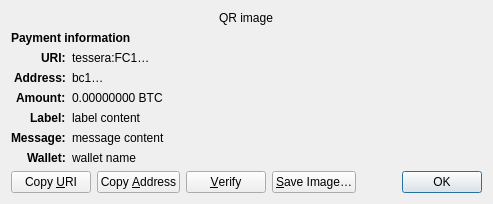
<?xml version="1.0" encoding="UTF-8"?>
<ui version="4.0">
 <class>ReceiveRequestDialog</class>
 <widget class="QDialog" name="ReceiveRequestDialog">
  <property name="geometry">
   <rect>
    <x>0</x>
    <y>0</y>
    <width>413</width>
    <height>229</height>
   </rect>
  </property>
  <property name="windowTitle">
   <string>Request payment to …</string>
  </property>
  <layout class="QGridLayout" name="gridLayout" columnstretch="0,1">
   <property name="sizeConstraint">
    <enum>QLayout::SetFixedSize</enum>
   </property>
   <item row="0" column="0" colspan="2" alignment="Qt::AlignHCenter">
    <widget class="QRImageWidget" name="qr_code">
     <property name="text">
      <string notr="true">QR image</string>
     </property>
     <property name="textInteractionFlags">
      <set>Qt::NoTextInteraction</set>
     </property>
    </widget>
   </item>
   <item row="1" column="0" colspan="2">
    <widget class="QLabel" name="payment_header">
     <property name="font">
      <font>
       <weight>75</weight>
       <bold>true</bold>
      </font>
     </property>
     <property name="text">
      <string>Payment information</string>
     </property>
     <property name="textInteractionFlags">
      <set>Qt::NoTextInteraction</set>
     </property>
    </widget>
   </item>
   <item row="2" column="0" alignment="Qt::AlignRight|Qt::AlignTop">
    <widget class="QLabel" name="uri_tag">
     <property name="font">
      <font>
       <weight>75</weight>
       <bold>true</bold>
      </font>
     </property>
     <property name="text">
      <string notr="true">URI:</string>
     </property>
     <property name="textFormat">
      <enum>Qt::PlainText</enum>
     </property>
     <property name="textInteractionFlags">
      <set>Qt::NoTextInteraction</set>
     </property>
    </widget>
   </item>
   <item row="2" column="1" alignment="Qt::AlignTop">
    <widget class="QLabel" name="uri_content">
     <property name="text">
      <string notr="true">tessera:FC1…</string>
     </property>
     <property name="textFormat">
      <enum>Qt::RichText</enum>
     </property>
     <property name="wordWrap">
      <bool>true</bool>
     </property>
     <property name="textInteractionFlags">
      <set>Qt::TextSelectableByMouse</set>
     </property>
    </widget>
   </item>
   <item row="3" column="0" alignment="Qt::AlignRight|Qt::AlignTop">
    <widget class="QLabel" name="address_tag">
     <property name="font">
      <font>
       <weight>75</weight>
       <bold>true</bold>
      </font>
     </property>
     <property name="text">
      <string>Address:</string>
     </property>
     <property name="textInteractionFlags">
      <set>Qt::NoTextInteraction</set>
     </property>
    </widget>
   </item>
   <item row="3" column="1" alignment="Qt::AlignTop">
    <widget class="QLabel" name="address_content">
     <property name="text">
      <string notr="true">bc1…</string>
     </property>
     <property name="textFormat">
      <enum>Qt::PlainText</enum>
     </property>
     <property name="textInteractionFlags">
      <set>Qt::TextSelectableByMouse</set>
     </property>
    </widget>
   </item>
   <item row="4" column="0" alignment="Qt::AlignRight|Qt::AlignTop">
    <widget class="QLabel" name="amount_tag">
     <property name="font">
      <font>
       <weight>75</weight>
       <bold>true</bold>
      </font>
     </property>
     <property name="text">
      <string>Amount:</string>
     </property>
     <property name="textInteractionFlags">
      <set>Qt::NoTextInteraction</set>
     </property>
    </widget>
   </item>
   <item row="4" column="1" alignment="Qt::AlignTop">
    <widget class="QLabel" name="amount_content">
     <property name="text">
      <string notr="true">0.00000000 BTC</string>
     </property>
     <property name="textFormat">
      <enum>Qt::PlainText</enum>
     </property>
     <property name="textInteractionFlags">
      <set>Qt::TextSelectableByMouse</set>
     </property>
    </widget>
   </item>
   <item row="5" column="0" alignment="Qt::AlignRight|Qt::AlignTop">
    <widget class="QLabel" name="label_tag">
     <property name="font">
      <font>
       <weight>75</weight>
       <bold>true</bold>
      </font>
     </property>
     <property name="text">
      <string>Label:</string>
     </property>
     <property name="textInteractionFlags">
      <set>Qt::NoTextInteraction</set>
     </property>
    </widget>
   </item>
   <item row="5" column="1" alignment="Qt::AlignTop">
    <widget class="QLabel" name="label_content">
     <property name="text">
      <string notr="true">label content</string>
     </property>
     <property name="textFormat">
      <enum>Qt::PlainText</enum>
     </property>
     <property name="wordWrap">
      <bool>true</bool>
     </property>
     <property name="textInteractionFlags">
      <set>Qt::TextSelectableByMouse</set>
     </property>
    </widget>
   </item>
   <item row="6" column="0" alignment="Qt::AlignRight|Qt::AlignTop">
    <widget class="QLabel" name="message_tag">
     <property name="font">
      <font>
       <weight>75</weight>
       <bold>true</bold>
      </font>
     </property>
     <property name="text">
      <string>Message:</string>
     </property>
     <property name="textInteractionFlags">
      <set>Qt::NoTextInteraction</set>
     </property>
    </widget>
   </item>
   <item row="6" column="1" alignment="Qt::AlignTop">
    <widget class="QLabel" name="message_content">
     <property name="text">
      <string notr="true">message content</string>
     </property>
     <property name="textFormat">
      <enum>Qt::PlainText</enum>
     </property>
     <property name="wordWrap">
      <bool>true</bool>
     </property>
     <property name="textInteractionFlags">
      <set>Qt::TextSelectableByMouse</set>
     </property>
    </widget>
   </item>
   <item row="7" column="0" alignment="Qt::AlignRight|Qt::AlignTop">
    <widget class="QLabel" name="wallet_tag">
     <property name="font">
      <font>
       <weight>75</weight>
       <bold>true</bold>
      </font>
     </property>
     <property name="text">
      <string>Wallet:</string>
     </property>
     <property name="textInteractionFlags">
      <set>Qt::NoTextInteraction</set>
     </property>
    </widget>
   </item>
   <item row="7" column="1" alignment="Qt::AlignTop">
    <widget class="QLabel" name="wallet_content">
     <property name="text">
      <string notr="true">wallet name</string>
     </property>
     <property name="textFormat">
      <enum>Qt::PlainText</enum>
     </property>
     <property name="wordWrap">
      <bool>true</bool>
     </property>
     <property name="textInteractionFlags">
      <set>Qt::TextSelectableByMouse</set>
     </property>
    </widget>
   </item>
   <item row="8" column="0" colspan="2">
    <layout class="QHBoxLayout" name="horizontalLayout">
     <item>
      <widget class="QPushButton" name="btnCopyURI">
       <property name="text">
        <string>Copy &amp;URI</string>
       </property>
       <property name="autoDefault">
        <bool>false</bool>
       </property>
      </widget>
     </item>
     <item>
      <widget class="QPushButton" name="btnCopyAddress">
       <property name="text">
        <string>Copy &amp;Address</string>
       </property>
       <property name="autoDefault">
        <bool>false</bool>
       </property>
      </widget>
     </item>
     <item>
      <widget class="QPushButton" name="btnVerify">
       <property name="text">
        <string>&amp;Verify</string>
       </property>
       <property name="toolTip">
        <string>Verify this address on e.g. a hardware wallet screen</string>
       </property>
       <property name="autoDefault">
        <bool>false</bool>
       </property>
      </widget>
     </item>
     <item>
      <widget class="QPushButton" name="btnSaveAs">
       <property name="text">
        <string>&amp;Save Image…</string>
       </property>
       <property name="autoDefault">
        <bool>false</bool>
       </property>
      </widget>
     </item>
     <item>
      <spacer name="horizontalSpacer_2">
       <property name="orientation">
        <enum>Qt::Horizontal</enum>
       </property>
       <property name="sizeHint" stdset="0">
        <size>
         <width>40</width>
         <height>20</height>
        </size>
       </property>
      </spacer>
     </item>
     <item>
      <widget class="QDialogButtonBox" name="buttonBox">
       <property name="focusPolicy">
        <enum>Qt::StrongFocus</enum>
       </property>
       <property name="standardButtons">
        <set>QDialogButtonBox::Ok</set>
       </property>
      </widget>
     </item>
    </layout>
   </item>
  </layout>
 </widget>
 <customwidgets>
  <customwidget>
   <class>QRImageWidget</class>
   <extends>QLabel</extends>
   <header>qt/qrimagewidget.h</header>
  </customwidget>
 </customwidgets>
 <tabstops>
  <tabstop>buttonBox</tabstop>
  <tabstop>btnCopyURI</tabstop>
  <tabstop>btnCopyAddress</tabstop>
  <tabstop>btnSaveAs</tabstop>
 </tabstops>
 <resources/>
 <connections>
  <connection>
   <sender>buttonBox</sender>
   <signal>accepted()</signal>
   <receiver>ReceiveRequestDialog</receiver>
   <slot>accept()</slot>
   <hints>
    <hint type="sourcelabel">
     <x>135</x>
     <y>230</y>
    </hint>
    <hint type="destinationlabel">
     <x>135</x>
     <y>126</y>
    </hint>
   </hints>
  </connection>
 </connections>
</ui>
